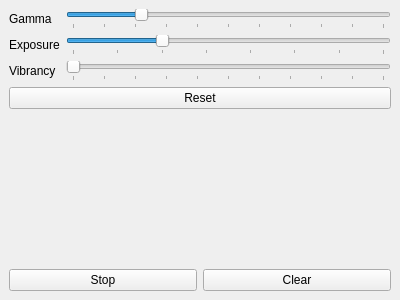
<?xml version="1.0" encoding="UTF-8"?>
<ui version="4.0">
 <class>RenderingForm</class>
 <widget class="QDockWidget" name="RenderingForm">
  <property name="geometry">
   <rect>
    <x>0</x>
    <y>0</y>
    <width>400</width>
    <height>300</height>
   </rect>
  </property>
  <property name="minimumSize">
   <size>
    <width>240</width>
    <height>179</height>
   </size>
  </property>
  <property name="allowedAreas">
   <set>Qt::LeftDockWidgetArea|Qt::RightDockWidgetArea</set>
  </property>
  <property name="windowTitle">
   <string>Rendering</string>
  </property>
  <widget class="QWidget" name="dockWidgetContents">
   <layout class="QVBoxLayout" name="verticalLayout">
    <item>
     <layout class="QFormLayout" name="formLayout">
      <property name="fieldGrowthPolicy">
       <enum>QFormLayout::ExpandingFieldsGrow</enum>
      </property>
      <item row="0" column="0">
       <widget class="QLabel" name="label">
        <property name="text">
         <string>Gamma</string>
        </property>
       </widget>
      </item>
      <item row="1" column="0">
       <widget class="QLabel" name="label_2">
        <property name="text">
         <string>Exposure</string>
        </property>
       </widget>
      </item>
      <item row="2" column="0">
       <widget class="QLabel" name="label_3">
        <property name="text">
         <string>Vibrancy</string>
        </property>
       </widget>
      </item>
      <item row="1" column="1">
       <widget class="QSlider" name="exposureSlider">
        <property name="minimum">
         <number>-20</number>
        </property>
        <property name="maximum">
         <number>50</number>
        </property>
        <property name="tracking">
         <bool>true</bool>
        </property>
        <property name="orientation">
         <enum>Qt::Horizontal</enum>
        </property>
        <property name="tickPosition">
         <enum>QSlider::TicksBelow</enum>
        </property>
        <property name="tickInterval">
         <number>10</number>
        </property>
       </widget>
      </item>
      <item row="2" column="1">
       <widget class="QSlider" name="vibrancySlider">
        <property name="maximum">
         <number>100</number>
        </property>
        <property name="orientation">
         <enum>Qt::Horizontal</enum>
        </property>
        <property name="tickPosition">
         <enum>QSlider::TicksBelow</enum>
        </property>
        <property name="tickInterval">
         <number>10</number>
        </property>
       </widget>
      </item>
      <item row="0" column="1">
       <widget class="QSlider" name="gammaSlider">
        <property name="maximum">
         <number>100</number>
        </property>
        <property name="value">
         <number>22</number>
        </property>
        <property name="orientation">
         <enum>Qt::Horizontal</enum>
        </property>
        <property name="tickPosition">
         <enum>QSlider::TicksBelow</enum>
        </property>
        <property name="tickInterval">
         <number>10</number>
        </property>
       </widget>
      </item>
      <item row="4" column="1">
       <spacer name="verticalSpacer">
        <property name="orientation">
         <enum>Qt::Vertical</enum>
        </property>
        <property name="sizeHint" stdset="0">
         <size>
          <width>20</width>
          <height>20</height>
         </size>
        </property>
       </spacer>
      </item>
      <item row="3" column="0" colspan="2">
       <widget class="QPushButton" name="resetButton">
        <property name="text">
         <string>Reset</string>
        </property>
       </widget>
      </item>
     </layout>
    </item>
    <item>
     <layout class="QHBoxLayout" name="horizontalLayout">
      <item>
       <widget class="QPushButton" name="startStopButton">
        <property name="text">
         <string>Stop</string>
        </property>
       </widget>
      </item>
      <item>
       <widget class="QPushButton" name="clearButton">
        <property name="text">
         <string>Clear</string>
        </property>
       </widget>
      </item>
     </layout>
    </item>
   </layout>
  </widget>
 </widget>
 <resources/>
 <connections/>
</ui>
